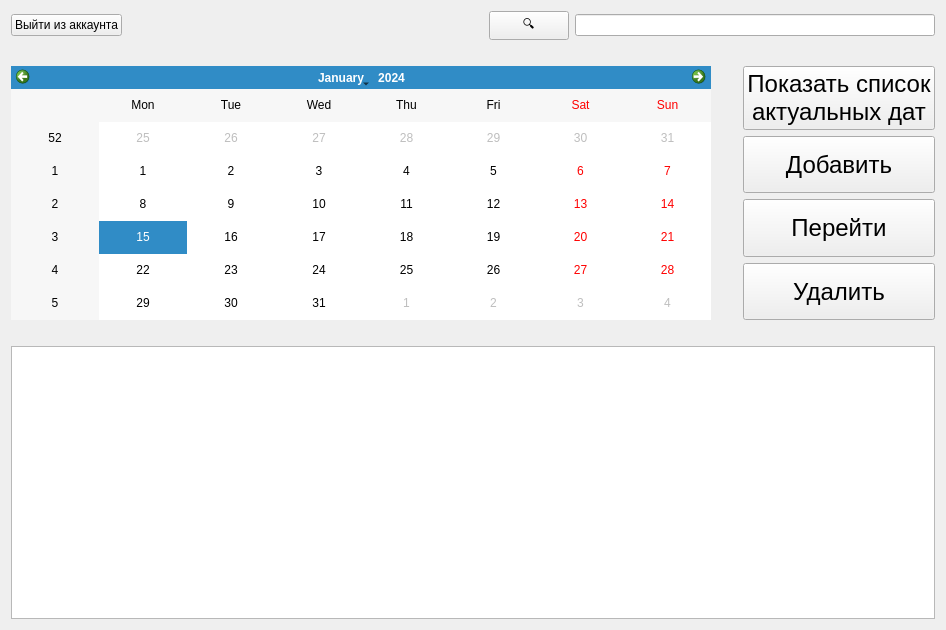
<?xml version="1.0" encoding="UTF-8"?>
<ui version="4.0">
 <class>Calendar</class>
 <widget class="QWidget" name="Calendar">
  <property name="geometry">
   <rect>
    <x>0</x>
    <y>0</y>
    <width>946</width>
    <height>630</height>
   </rect>
  </property>
  <property name="windowTitle">
   <string>Form</string>
  </property>
  <layout class="QGridLayout" name="gridLayout_2">
   <item row="1" column="0">
    <layout class="QHBoxLayout" name="horizontalLayout">
     <item>
      <widget class="QPushButton" name="SignOutButton">
       <property name="sizePolicy">
        <sizepolicy hsizetype="Preferred" vsizetype="Fixed">
         <horstretch>0</horstretch>
         <verstretch>0</verstretch>
        </sizepolicy>
       </property>
       <property name="text">
        <string>Выйти из аккаунта</string>
       </property>
      </widget>
     </item>
     <item>
      <spacer name="horizontalSpacer_3">
       <property name="orientation">
        <enum>Qt::Horizontal</enum>
       </property>
       <property name="sizeHint" stdset="0">
        <size>
         <width>40</width>
         <height>20</height>
        </size>
       </property>
      </spacer>
     </item>
     <item>
      <widget class="QPushButton" name="SearchButton">
       <property name="sizePolicy">
        <sizepolicy hsizetype="Minimum" vsizetype="Fixed">
         <horstretch>0</horstretch>
         <verstretch>0</verstretch>
        </sizepolicy>
       </property>
       <property name="text">
        <string>🔍</string>
       </property>
      </widget>
     </item>
     <item>
      <widget class="QLineEdit" name="lineEditSearch">
       <property name="sizePolicy">
        <sizepolicy hsizetype="Expanding" vsizetype="Fixed">
         <horstretch>0</horstretch>
         <verstretch>0</verstretch>
        </sizepolicy>
       </property>
      </widget>
     </item>
    </layout>
   </item>
   <item row="3" column="0">
    <layout class="QGridLayout" name="gridLayout">
     <item row="0" column="3">
      <layout class="QVBoxLayout" name="verticalLayout">
       <item>
        <widget class="QPushButton" name="ShowCurrentDatesButton">
         <property name="sizePolicy">
          <sizepolicy hsizetype="Preferred" vsizetype="Preferred">
           <horstretch>0</horstretch>
           <verstretch>0</verstretch>
          </sizepolicy>
         </property>
         <property name="font">
          <font>
           <pointsize>18</pointsize>
          </font>
         </property>
         <property name="cursor">
          <cursorShape>PointingHandCursor</cursorShape>
         </property>
         <property name="text">
          <string>Показать список
актуальных дат</string>
         </property>
        </widget>
       </item>
       <item>
        <widget class="QPushButton" name="AddButton">
         <property name="sizePolicy">
          <sizepolicy hsizetype="Preferred" vsizetype="Preferred">
           <horstretch>0</horstretch>
           <verstretch>0</verstretch>
          </sizepolicy>
         </property>
         <property name="font">
          <font>
           <pointsize>18</pointsize>
          </font>
         </property>
         <property name="cursor">
          <cursorShape>PointingHandCursor</cursorShape>
         </property>
         <property name="statusTip">
          <string/>
         </property>
         <property name="text">
          <string>Добавить</string>
         </property>
        </widget>
       </item>
       <item>
        <widget class="QPushButton" name="MoveButton">
         <property name="sizePolicy">
          <sizepolicy hsizetype="Preferred" vsizetype="Preferred">
           <horstretch>0</horstretch>
           <verstretch>0</verstretch>
          </sizepolicy>
         </property>
         <property name="font">
          <font>
           <pointsize>18</pointsize>
          </font>
         </property>
         <property name="cursor">
          <cursorShape>PointingHandCursor</cursorShape>
         </property>
         <property name="text">
          <string>Перейти</string>
         </property>
        </widget>
       </item>
       <item>
        <widget class="QPushButton" name="DelButton">
         <property name="sizePolicy">
          <sizepolicy hsizetype="Preferred" vsizetype="Preferred">
           <horstretch>0</horstretch>
           <verstretch>0</verstretch>
          </sizepolicy>
         </property>
         <property name="font">
          <font>
           <pointsize>18</pointsize>
          </font>
         </property>
         <property name="cursor">
          <cursorShape>PointingHandCursor</cursorShape>
         </property>
         <property name="text">
          <string>Удалить</string>
         </property>
        </widget>
       </item>
      </layout>
     </item>
     <item row="2" column="1" colspan="3">
      <spacer name="horizontalSpacer">
       <property name="orientation">
        <enum>Qt::Horizontal</enum>
       </property>
       <property name="sizeHint" stdset="0">
        <size>
         <width>40</width>
         <height>20</height>
        </size>
       </property>
      </spacer>
     </item>
     <item row="0" column="2">
      <spacer name="verticalSpacer">
       <property name="orientation">
        <enum>Qt::Vertical</enum>
       </property>
       <property name="sizeHint" stdset="0">
        <size>
         <width>20</width>
         <height>40</height>
        </size>
       </property>
      </spacer>
     </item>
     <item row="0" column="1">
      <widget class="QCalendarWidget" name="calendarWidget">
       <property name="styleSheet">
        <string notr="true"/>
       </property>
      </widget>
     </item>
    </layout>
   </item>
   <item row="2" column="0">
    <spacer name="horizontalSpacer_2">
     <property name="orientation">
      <enum>Qt::Horizontal</enum>
     </property>
     <property name="sizeHint" stdset="0">
      <size>
       <width>40</width>
       <height>20</height>
      </size>
     </property>
    </spacer>
   </item>
   <item row="4" column="0">
    <widget class="QTableWidget" name="tableWidget">
     <property name="enabled">
      <bool>true</bool>
     </property>
     <property name="selectionMode">
      <enum>QAbstractItemView::NoSelection</enum>
     </property>
     <attribute name="horizontalHeaderVisible">
      <bool>false</bool>
     </attribute>
    </widget>
   </item>
  </layout>
  <zorder></zorder>
  <zorder>horizontalSpacer_2</zorder>
  <zorder>tableWidget</zorder>
  <zorder>horizontalLayoutWidget_2</zorder>
 </widget>
 <resources/>
 <connections/>
</ui>
